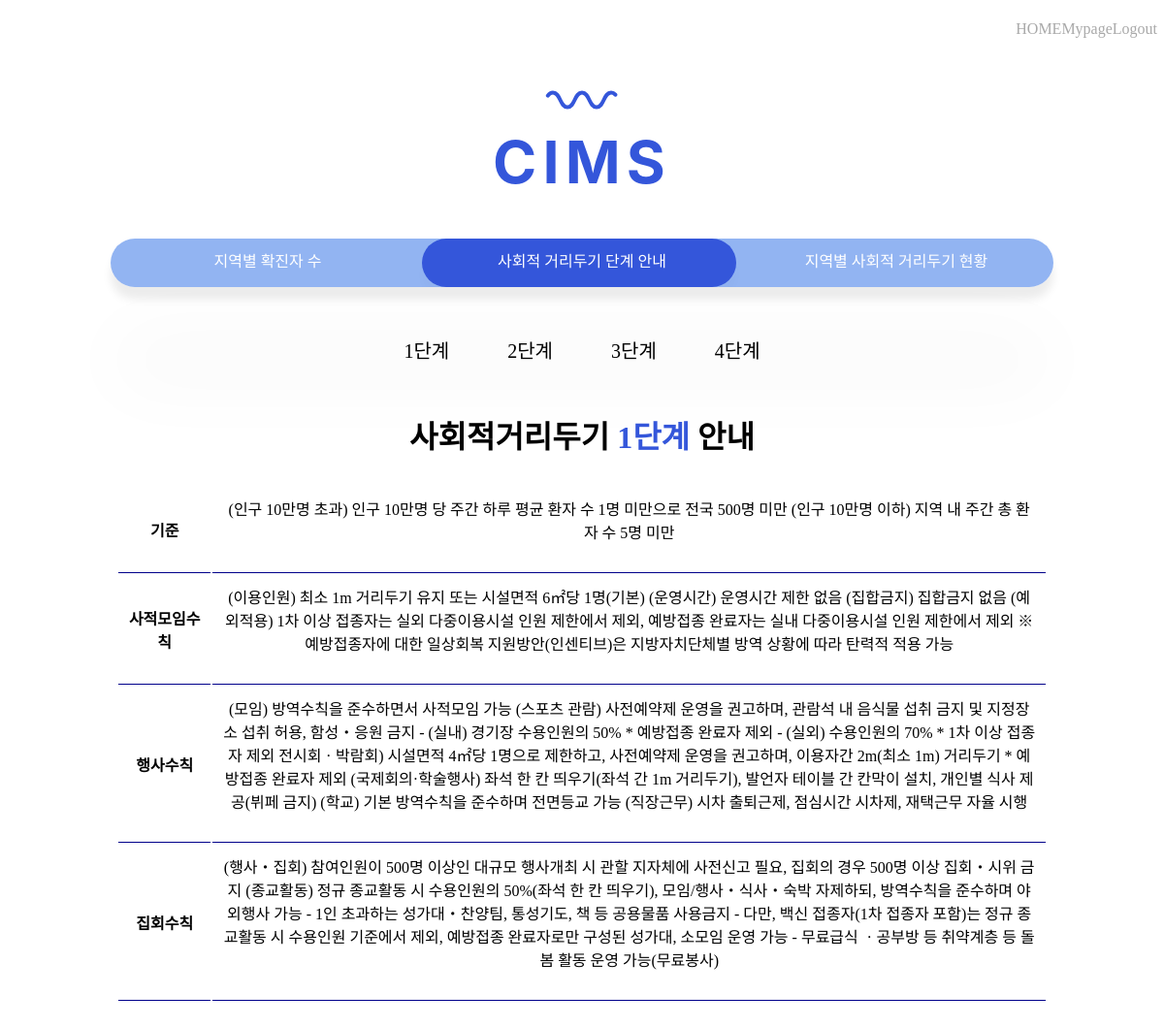
The page /stageInfo/level1 on the database its author committed.
### socialDistance/models.py (models this page shows, shortened)
class SocialDistanceLevel(models.Model):
    level = models.CharField(max_length=1000)
    criterion = models.CharField(max_length=1000)
    privateMeetingRule = models.CharField(max_length=1000)
    festivalRule = models.CharField(max_length=1000)
    rallyRule = models.CharField(max_length=1000)

### socialDistance/views.py (the view)
# urls.py: path('stageInfo/level1', socialDistance.views.level1),
def level1(req):
    level1 = SocialDistanceLevel.objects
    return render(req, "level1.html", {'level1': level1})

### socialDistance/templates/level1.html (shortened to what this page needs)
<!DOCTYPE html>
<html lang="en">
<head>
    {% load static %}
    <link rel="stylesheet" href="https://cdnjs.cloudflare.com/ajax/libs/font-awesome/5.12.1/css/all.min.css">
    <link rel="stylesheet" href="{% static 'css/stageInfo.css' %}">
</head>
<body>
    <div class ="header">
        <ul>
            <a href="/startpage" style="text-decoration:none" ><li class="headr-menu">HOME</li></ㅁ>
            <a href="/mypage" style="text-decoration:none" ><li class="headr-menu">Mypage</li></a>
            <a href="/" style="text-decoration:none" ><li class="headr-menu">Logout</li></a>
        </ul>
    </div>
    <div class="hero" style="max-height: 700px; padding-top: 10px; padding-bottom: 40px; margin: 0px auto; text-align: center;" >
        <svg width="80" height="60" viewBox="5 0 80 60">
            <path class="wave" fill="none" stroke="#3456DA" stroke-width="4" stroke-linecap="round" d="M 0 37.5 c 7.684299348848887 0 7.172012725592294 -15 15 -15 s 7.172012725592294 15 15 15 s 7.172012725592294 -15 15 -15 s 7.172012725592294 15 15 15 s 7.172012725592294 -15 15 -15 s 7.172012725592294 15 15 15 s 7.172012725592294 -15 15 -15 s 7.172012725592294 15 15 15 s 7.172012725592294 -15 15 -15 s 7.172012725592294 15 15 15 s 7.172012725592294 -15 15 -15 s 7.172012725592294 15 15 15 s 7.172012725592294 -15 15 -15 s 7.172012725592294 15 15 15 s 7.172012725592294 -15 15 -15" $=1$=010.0" />
        </svg>
        <h4 class="animation-title bigTitle">CIMS</h4>
    </div>
    <div id="app">
        <ul class="menu-container">
            <a href="/localCoronic" style="text-decoration:none" ><li class="menu">지역별 확진자 수</li></a>
            <a href="/stageInfo" style="text-decoration:none" ><li class="menu">사회적 거리두기 단계 안내</li></a>
            <a href="/currentStage" style="text-decoration:none" ><li class="menu">지역별 사회적 거리두기 현황</li></a>
            <div class="focus-el el--1"></div>
        </ul>
    </div>
    <div class = "content">
        <ul class = "stage-menu">
            <li><a href="level1" style="text-decoration:none">1단계</a></li>
            <li><a href="level2" style="text-decoration:none">2단계</a></li>
            <li><a href="level3" style="text-decoration:none">3단계</a></li>
            <li><a href="level4" style="text-decoration:none">4단계</a></li>
        </ul>
        <div class="info">
            <h1 class="semi-title" style="color: black;">사회적거리두기 <span style="color: #3456DA;">1단계</span>  안내</h1>
            <div class="levelMatrix">
                <table>
                    <tr>
                        <th>기준</th>
                        <td>
                            <ul>
                                {% for level1 in level1.all %}
                                {% if level1.level == '1' %}
                                    <p>{{ level1.criterion }}</p>
                                {% endif %}
                                {% endfor %}
                            </ul>
                        </td>
                    </tr>
                    <tr>
                        <th>사적모임수칙</th>
                        <td>
                            <ul>
                                {% for level1 in level1.all %}
                                {% if level1.level == '1' %}
                                    <p>{{ level1.privateMeetingRule }}</p>
                                {% endif %}
                                {% endfor %}
                            </ul>
                        </td>
                    </tr>
                    <tr>
                        <th>행사수칙</th>
                        <td>
                            <ul>
                                {% for level1 in level1.all %}
                                {% if level1.level == '1' %}
                                    <p>{{ level1.festivalRule }}</p>
                                {% endif %}
                                {% endfor %}
                            </ul>
                        </td>
                    </tr>
                    <tr>
                        <th>집회수칙</th>
                        <td>
                            <ul>
                                {% for level1 in level1.all %}
                                {% if level1.level == '1' %}
                                    <p>{{ level1.rallyRule }}</p>
                                {% endif %}
                                {% endfor %}
                            </ul>
                        </td>
                    </tr>
                </table>
            </div>
        </div>
    </div>
</body>
</html>

### cimsWeb/static/css/stageInfo.css (style rules this page uses)
* { -webkit-box-sizing: border-box; box-sizing: border-box; margin: 0; padding: 0; }
body { margin: 0; width: 100%; height: 100vh; display: -webkit-box; display: -ms-flexbox; display: flex; -webkit-box-orient: vertical; -webkit-box-direction: normal; -ms-flex-direction: column; flex-direction: column; -webkit-box-pack: center; -ms-flex-pack: center; justify-content: center; -webkit-box-align: center; -ms-flex-align: center; align-items: center; background: #fff; overflow: scroll; }
.header { padding-left: 130vh; padding-right: 20vh; width: 100%; height: 10vh; margin: 0; display: -ms-grid; display: grid; place-items: center; }
.header ul { position: relative; width: 90%; height: 40px; display: -ms-grid; display: grid; -ms-grid-columns: (1fr)[3]; grid-template-columns: repeat(3, 1fr); }
.header ul li { list-style: none; margin-top: 10px; display: -ms-grid; display: grid; place-items: center; font-family: "IBMPlexSansKR-Regular"; color: darkgray; cursor: pointer; }
.animation-title { margin: 0 0 0.5rem 0; line-height: 1; letter-spacing: 0.1em; font-family: -apple-system, 'avenir next', avenir, roboto, noto, 'helvetica neue', helvetica, ubuntu, 'franklin gothic medium', 'century gothic', sans-serif; }
.bigTitle { color: #3456DA; font-size: 3.82rem; font-weight: 700; }
#app { width: 90%; display: -ms-grid; display: grid; place-items: center; }
#app ul { position: relative; width: 90%; height: 50px; display: -ms-grid; display: grid; -ms-grid-columns: (1fr)[3]; grid-template-columns: repeat(3, 1fr); border-radius: 35px; background: rgba(100, 149, 237, 0.7); -webkit-box-shadow: 0 12.5px 10px rgba(0, 0, 0, 0.08), 0 100px 80px rgba(0, 0, 0, 0.03); box-shadow: 0 12.5px 10px rgba(0, 0, 0, 0.08), 0 100px 80px rgba(0, 0, 0, 0.03); overflow: hidden; }
#app ul li { list-style: none; display: -ms-grid; display: grid; place-items: center; font-family: "IBMPlexSansKR-Regular"; color: #fff; z-index: 10; position: relative; cursor: pointer; margin-top: 10px; }
#app ul .focus-el { position: absolute; left: 33%; top: 0; width: calc(100% / 3); height: 100%; border-radius: 35px; background: #3456DA; -webkit-box-shadow: 0 12.5px 10px rgba(0, 0, 0, 0.015), 0 100px 80px rgba(0, 0, 0, 0.03); box-shadow: 0 12.5px 10px rgba(0, 0, 0, 0.015), 0 100px 80px rgba(0, 0, 0, 0.03); }
.content { width: 100%; height: 80vh; }
.content .stage-menu { font-family: 'IBMPlexSansKR-Regular'; font-size: 20px; display: -webkit-box; display: -ms-flexbox; display: flex; list-style: none; text-decoration: none; -webkit-box-orient: horizontal; -webkit-box-direction: normal; -ms-flex-direction: row; flex-direction: row; -webkit-box-pack: center; -ms-flex-pack: center; justify-content: center; margin: 50px; }
.content .stage-menu a { margin: 30px; color: black; }
.content .info { width: 80%; font-family: 'IBMPlexSansKR-Regular'; text-align: center; display: -webkit-box; display: -ms-flexbox; display: flex; -webkit-box-pack: center; -ms-flex-pack: center; justify-content: center; -webkit-box-orient: vertical; -webkit-box-direction: normal; -ms-flex-direction: column; flex-direction: column; -webkit-box-align: center; -ms-flex-align: center; align-items: center; position: absolute; left: 50%; -webkit-transform: translateX(-50%); transform: translateX(-50%); }
.content .info .semi-title { margin-bottom: 3%; }
.content .info .levelMatrix { text-align: center; padding-bottom: 10%; }
.content .info .levelMatrix ul { padding-bottom: 20px; }
.content .info .levelMatrix th { width: 10%; }
.content .info .levelMatrix th, .content .info .levelMatrix td { border-bottom: 1px solid #00008b; padding: 10px; }

### rows shown on the page
SocialDistanceLevel: criterion "(인구 10만명 초과) 인구 10만명 당 주간 하루 평균 환자 수 1명 미만으로 전국 500명 미만 (인구 10만명 이하) 지역 내 주간 총 환자 수 5명 미만", privateMeetingRule "(이용인원) 최소 1m 거리두기 유지 또는 시설면적 6㎡당 1명(기본) (운영시간) 운영시간 제한 없음 (집합금지) 집합금지 없음 (예외적용) 1차 이상 접종자는 실외 다중이용시설 인원 제한에서 제외, 예방접종 완료자는 실내 다중이용시설 인원 제한에서 제외 ※ 예방접종자에 대한 일상회복 지원방안(인센티브)은 지방자치단체별 방역 상황에 따라 탄력적 적용 가능", festivalRule "(모임) 방역수칙을 준수하면서 사적모임 가능 (스포츠 관람) 사전예약제 운영을 권고하며, 관람석 내 음식물 섭취 금지 및 지정장소 섭취 허용, 함성‧응원 금지 - (실내) 경기장 수용인원의 50% * 예방접종 완료자 제외 - (실외) 수용인원의 70% * 1차 이상 접종자 제외 전시회ㆍ박람회) 시설면적 4㎡당 1명으로 제한하고, 사전예약제 운영을 권고하며, 이용자간 2m(최소 1m) 거리두기 * 예방접종 완료자 제외 (국제회의·학술행사) 좌석 한 칸 띄우기(좌석 간 1m 거리두기), 발언자 테이블 간 칸막이 설치, 개인별 식사 제공(뷔페 금지) (학교) 기본 방역수칙을 준수하며 전면등교 가능 (직장근무) 시차 출퇴근제, 점심시간 시차제, 재택근무 자율 시행", rallyRule "(행사‧집회) 참여인원이 500명 이상인 대규모 행사개최 시 관할 지자체에 사전신고 필요, 집회의 경우 500명 이상 집회‧시위 금지 (종교활동) 정규 종교활동 시 수용인원의 50%(좌석 한 칸 띄우기), 모임/행사‧식사‧숙박 자제하되, 방역수칙을 준수하며 야외행사 가능 - 1인 초과하는 성가대‧찬양팀, 통성기도, 책 등 공용물품 사용금지 - 다만, 백신 접종자(1차 접종자 포함)는 정규 종교활동 시 수용인원 기준에서 제외, 예방접종 완료자로만 구성된 성가대, 소모임 운영 가능 - 무료급식 ㆍ공부방 등 취약계층 등 돌봄 활동 운영 가능(무료봉사)"
